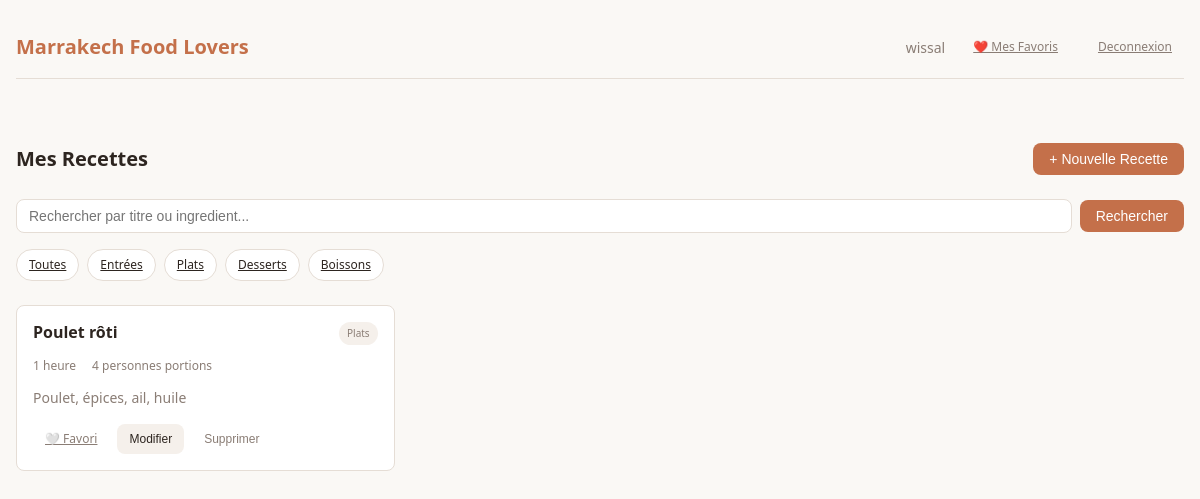
Page /views/recipes/dashboard.php?category=2 (signed in) on the committed database.
### tables this page shows
create table categories(
    id int auto_increment primary key,
    name enum ("Entrées","Plats","Desserts","Boissons") not null
);

create table recette(
    id int auto_increment primary key,
    users_id int,
    categories_id int,
    title varchar(150) not null,
    create_time timestamp NOT NULL DEFAULT current_timestamp(),
    temp_de_production varchar(100),
    ingredient varchar(255),
    instructions varchar(255),
    portions varchar(100),
    foreign key (users_id)references users(id) on delete cascade,
    foreign key (categories_id)references categories(id) on delete cascade
);

### config/db.php (called while the page is built)
<?php
class Database
{
    private $host = 'localhost';
    private $dbname = 'recette_manager';
    private $user = 'root';
    private $pass = '';
    private static $instance = null;
    private $conn;
    private function __construct()
    {
        try {
            $this->conn = new PDO(
                'mysql:host=' . $this->host . ';dbname=' . $this->dbname,
                $this->user,
                $this->pass
            );
            $this->conn->setAttribute(PDO::ATTR_ERRMODE, PDO::ERRMODE_EXCEPTION);
        } catch (PDOException $e) {
            die("Connection error: " . $e->getMessage());
        }
    }
    public static function getInstance()
    {
        if (self::$instance === null) {
            self::$instance = new Database();
        }
        return self::$instance;
    }
    public function getConnection()
    {
        return $this->conn;
    }
}
?>

### models/category.php (called while the page is built)
<?php
require_once __DIR__ . '/../config/db.php';
class Category_model
{
    private $pdo;
    public function __construct()
    {
        $this->pdo = Database::getInstance()->getConnection();
    }
    public function getCategories()
    {
        $stmt = $this->pdo->query("SELECT id, name FROM categories");
        return $stmt->fetchAll(PDO::FETCH_ASSOC);
    }
}

### models/recipe.php (called while the page is built, shortened)
<?php
require_once __DIR__ . '/../config/db.php';
class Recette_model
{
    private $pdo;
    function __construct()
    {
        $this->pdo = Database::getInstance()->getConnection();
    }
    public function getRecipesByUser($user_id, $category_id = null, $search = null)
    {
        $sql = "SELECT r.*, c.name as category_name
                FROM recette r
                LEFT JOIN categories c ON r.categories_id = c.id
                WHERE r.users_id = ?";
        $params = [$user_id];
        if ($category_id) {
            $sql .= " AND r.categories_id = ?";
            $params[] = $category_id;
        }
        $sql .= " ORDER BY r.create_time DESC";
        $stmt = $this->pdo->prepare($sql);
        $stmt->execute($params);
        return $stmt->fetchAll(PDO::FETCH_ASSOC);
    }
}

### models/favorites.php (called while the page is built, shortened)
<?php
require_once __DIR__ . '/../config/db.php';
class Favorite_model
{
    private $pdo;
    public function __construct()
    {
        $this->pdo = Database::getInstance()->getConnection();
    }
    public function isFavorite($user_id, $recette_id)
    {
        $sql = "SELECT * FROM favorites WHERE user_id = ? AND recette_id = ?";
        $stmt = $this->pdo->prepare($sql);
        $stmt->execute([$user_id, $recette_id]);
        return $stmt->rowCount() > 0;
    }
}

### views/recipes/dashboard.php (the view, shortened to what this page needs)
<?php
include_once __DIR__ . '/../includes/headre.php';
require_once __DIR__ . '/../../models/category.php';
require_once __DIR__ . '/../../models/recipe.php';
$categoryModel = new Category_model();
$categories = $categoryModel->getCategories();
$recipeModel = new Recette_model();
$filter_category = isset($_GET['category']) ? $_GET['category'] : null;
$search = isset($_GET["search"]) ? $_GET["search"] : null;
$recipes = $recipeModel->getRecipesByUser($_SESSION['user_id'], $filter_category, $search);
require_once __DIR__ . '/../../models/favorites.php';
$favoriteModel = new Favorite_model();
?>
<!DOCTYPE html>
<html lang="fr">
<head>
    <link rel="stylesheet" href="../css/style.css">
</head>
<body>
    <div class="container">
        <main>
            <div class="recipes-header">
                <h1 class="recipes-title">Mes Recettes</h1>
                <button class="btn btn-primary" onclick="openModal('add')">
                    + Nouvelle Recette
                </button>
            </div>
            <div>
                <form method="GET" action="dashboard.php" class="search-form">
                    <input type="text" name="search" class="form-input"
                        placeholder="Rechercher par titre ou ingredient..."
                        value="<?php echo htmlspecialchars($search ?? ''); ?>">
                    <button type="submit" class="btn btn-primary">Rechercher</button>
                </form>
            </div>
            <div class="category-filter">
                <a href="dashboard.php" class="category-btn <?php echo !$filter_category ? 'active' : ''; ?>">
                    Toutes
                </a>
                <?php foreach ($categories as $cat): ?>
                    <a href="dashboard.php?category=<?php echo $cat['id']; ?>"
                        class="category-btn <?php echo $filter_category === $cat['id'] ? 'active' : ''; ?>">
                        <?php echo htmlspecialchars($cat['name']); ?>
                    </a>
                <?php endforeach; ?>
            </div>
            <?php if (empty($recipes)): ?>
                <div class="empty-state">
                    <div class="empty-state-icon">&#127858;</div>
                    <p class="empty-state-text">Aucune recette trouvee. Ajoutez votre premiere recette!</p>
                </div>
            <?php else: ?>
                <div class="recipes-grid">
                    <?php foreach ($recipes as $recipe): ?>
                        <div class="recipe-card">
                            <div class="recipe-card-header">
                                <h3 class="recipe-title"><?php echo htmlspecialchars($recipe['title']); ?></h3>
                                <span class="recipe-category"><?php echo htmlspecialchars($recipe['category_name']); ?></span>
                            </div>
                            <div class="recipe-meta">
                                <span><?php echo htmlspecialchars($recipe['temp_de_production']); ?></span>
                                <span><?php echo htmlspecialchars($recipe['portions']); ?> portions</span>
                            </div>
                            <p class="recipe-description"><?php echo htmlspecialchars($recipe['ingredient'] ?? ''); ?></p>
                            <div class="recipe-actions">
                                <a href="../../controllers/FavController.php?id=<?php echo $recipe['id']; ?>"
                                    class="btn btn-sm <?php echo $favoriteModel->isFavorite($_SESSION['user_id'], $recipe['id']) ? 'btn-primary' : 'btn-ghost'; ?>">
                                    <?php echo $favoriteModel->isFavorite($_SESSION['user_id'], $recipe['id']) ? '❤️ Favori' : '🤍 Favori'; ?>
                                </a>
                                <button class="btn btn-secondary btn-sm"
                                    onclick="openModal('edit', <?php echo htmlspecialchars(json_encode($recipe)); ?>)">
                                    Modifier
                                </button>
                                <button class="btn btn-ghost btn-sm"
                                    onclick="openModal('delete', <?php echo $recipe['id']; ?>)">
                                    Supprimer
                                </button>
                            </div>
                        </div>
                    <?php endforeach; ?>
                </div>
            <?php endif; ?>
        </main>
    </div>
</body>
</html>

### views/css/style.css (style rules this page uses)
* { margin: 0; padding: 0; box-sizing: border-box; }
:root { --background: #faf8f5; --foreground: #2d2520; --card: #ffffff; --primary: #c4704a; --primary-hover: #a85d3d; --secondary: #f5f0eb; --muted: #8a7d75; --border: #e5ddd5; --destructive: #c44a4a; --radius: 0.5rem; }
body { font-family: system-ui, -apple-system, sans-serif; background: var(--background); color: var(--foreground); line-height: 1.5; min-height: 100vh; }
.container { max-width: 1200px; margin: 0 auto; padding: 1rem; }
.btn { display: inline-flex; align-items: center; justify-content: center; gap: 0.5rem; padding: 0.5rem 1rem; border-radius: var(--radius); font-size: 0.875rem; font-weight: 500; cursor: pointer; border: none; transition: background 0.2s, opacity 0.2s; }
.btn-primary { background: var(--primary); color: white; }
.btn-secondary { background: var(--secondary); color: var(--foreground); }
.btn-ghost { background: transparent; color: var(--muted); }
.btn-sm { padding: 0.375rem 0.75rem; font-size: 0.75rem; }
.form-input, .form-select, .form-textarea { width: 100%; padding: 0.5rem 0.75rem; border: 1px solid var(--border); border-radius: var(--radius); font-size: 0.875rem; background: white; transition: border-color 0.2s; }
.category-filter { display: flex; flex-wrap: wrap; gap: 0.5rem; margin-bottom: 1.5rem; }
.category-btn { padding: 0.375rem 0.75rem; border-radius: 9999px; font-size: 0.75rem; font-weight: 500; cursor: pointer; border: 1px solid var(--border); background: white; color: var(--foreground); transition: all 0.2s; }
.recipes-header { display: flex; justify-content: space-between; align-items: center; flex-wrap: wrap; gap: 1rem; margin-bottom: 1.5rem; }
.recipes-title { font-size: 1.25rem; font-weight: 600; }
.recipes-grid { display: grid; grid-template-columns: 1fr; gap: 1rem; }
@media (min-width: 640px) { .recipes-grid { grid-template-columns: repeat(2, 1fr); } }
@media (min-width: 1024px) { .recipes-grid { grid-template-columns: repeat(3, 1fr); } }
.recipe-card { background: var(--card); border: 1px solid var(--border); border-radius: var(--radius); padding: 1rem; transition: box-shadow 0.2s; }
.recipe-card-header { display: flex; justify-content: space-between; align-items: flex-start; gap: 0.5rem; margin-bottom: 0.75rem; }
.recipe-title { font-size: 1rem; font-weight: 600; line-height: 1.3; }
.recipe-category { font-size: 0.625rem; padding: 0.25rem 0.5rem; background: var(--secondary); border-radius: 9999px; color: var(--muted); white-space: nowrap; }
.recipe-meta { display: flex; gap: 1rem; font-size: 0.75rem; color: var(--muted); margin-bottom: 0.75rem; }
.recipe-description { font-size: 0.875rem; color: var(--muted); margin-bottom: 1rem; display: -webkit-box; -webkit-line-clamp: 2; -webkit-box-orient: vertical; overflow: hidden; }
.recipe-actions { display: flex; gap: 0.5rem; }
.search-form { display: flex; gap: 0.5rem; margin-bottom: 1rem; align-items: center; }
.search-form .form-input { flex: 1; }

### rows in the picture
categories: name "Entrées"
categories: name "Plats"
categories: name "Desserts"
categories: name "Boissons"
recette: title "Poulet rôti", categories.name "Plats", temp_de_production "1 heure", portions "4 personnes", ingredient "Poulet, épices, ail, huile"

### other values in the picture
$user_name "wissal"
